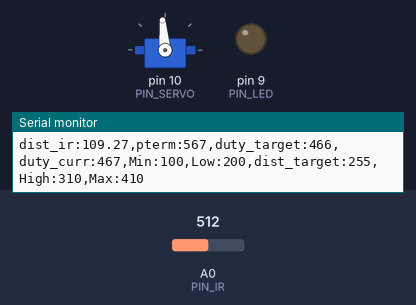
This sketch was run on a simulated Arduino Uno, built with avr-gcc and run on an emulated ATmega328P. On the bench: servo, output pins drawn as LEDs (lit = HIGH), the last lines printed to the serial monitor. Inputs (shaded band) come from the test bench; at power-on: A0 (PIN_IR) = 512.

Above: at 1.2 s.
1.3 s: A0 (PIN_IR) set to 245
At 1.45 s:
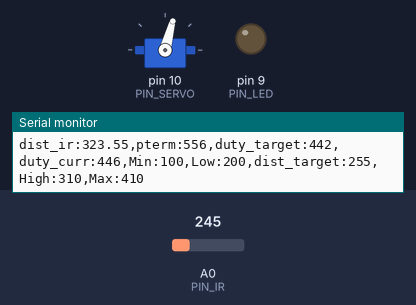
4.3 s: A0 (PIN_IR) set to 122
At 4.45 s:
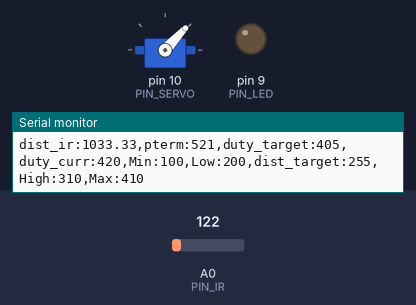
7.3 s: A0 (PIN_IR) set to 0
At 8.05 s:
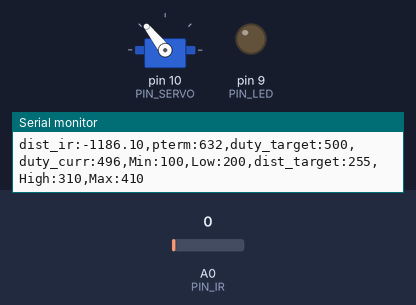
Timing chart, 0 to 16.3 s (numbered marks = the images above; inputs shaded):
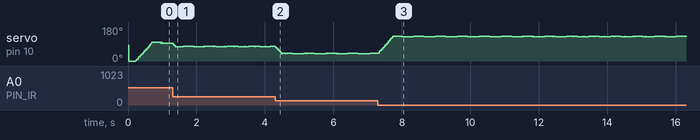

The sketch:

22P06.ino
```cpp
#include <Servo.h>

/////////////////////////////
// Configurable parameters //
/////////////////////////////

// Arduino pin assignment
#define PIN_LED 9
#define PIN_SERVO 10
#define PIN_IR A0

// Framework setting
#define _DIST_TARGET 255
#define _DIST_MIN 100
#define _DIST_MAX 410

// Servo range
#define _DUTY_MIN 950
#define _DUTY_NEU 1400
#define _DUTY_MAX 1900

// Servo speed control
#define _SERVO_ANGLE 30
#define _SERVO_SPEED 400

// Event periods
#define _INTERVAL_DIST 20
#define _INTERVAL_SERVO 20
#define _INTERVAL_SERIAL 100

// PID parameters
#define _KP 1.1

//////////////////////
// global variables //
//////////////////////

// Servo instance
Servo myservo;

// Distance sensor
float dist_target;
float dist_raw, dist_ema;

// Event periods
unsigned long last_sampling_time_dist, last_sampling_time_servo,
last_sampling_time_serial;

bool event_dist, event_servo, event_serial;

// Servo speed control
int duty_chg_per_interval;
int duty_target;
int duty_curr;

// PID variables
float error_curr, error_prev, control, pterm, dterm, iterm;


void setup() {
// initialize GPIO pins for LED and attach servo
  pinMode(PIN_LED, OUTPUT);
  myservo.attach(PIN_SERVO);

// initialize global variables
duty_target, duty_curr = _DIST_MIN;
last_sampling_time_dist, last_sampling_time_servo, last_sampling_time_serial = 0;
dist_raw, dist_ema = _DIST_MIN;
pterm = iterm = dterm = 0;

// move servo to neutral position
  myservo.writeMicroseconds(_DUTY_NEU);

// initialize serial port
  Serial.begin(57600);

// convert angle speed into duty change per interval.
  duty_chg_per_interval = (_DUTY_MAX - _DUTY_MIN) * (_SERVO_SPEED / 180.0f) * (_INTERVAL_SERVO / 1000.0f);
}


void loop() {
    /////////////////////
    // Event generator //
    /////////////////////
    unsigned long time_curr = millis();
    if(time_curr >= last_sampling_time_dist + _INTERVAL_DIST) {
        last_sampling_time_dist += _INTERVAL_DIST;
        event_dist = true;
    }
    if(time_curr >= last_sampling_time_servo + _INTERVAL_SERVO) {
        last_sampling_time_servo += _INTERVAL_SERVO;
        event_servo = true;
    }
    if(time_curr >= last_sampling_time_serial + _INTERVAL_SERIAL) {
        last_sampling_time_serial += _INTERVAL_SERIAL;
        event_serial = true;
    }

    ////////////////////
    // Event handlers //
    ////////////////////

    if(event_dist) {
        event_dist = false;
        // get a distance reading from the distance sensor
        dist_raw = ir_distance_filtered();

        // PID control logic
        error_curr = _DIST_TARGET - dist_raw;
        pterm = error_curr;
        control = _KP * pterm;


        duty_target = _DUTY_NEU + (control);

  // keep duty_target value within the range of [_DUTY_MIN, _DUTY_MAX]
        if(duty_target < _DUTY_MIN)
        {
            duty_target = _DUTY_MIN;
        }
        if(duty_target > _DUTY_MAX)
        {
            duty_target = _DUTY_MAX;
        }


    if(event_servo) {
        event_servo = false;
        // adjust duty_curr toward duty_target by duty_chg_per_interval
         if(duty_target > duty_curr) {
           duty_curr += duty_chg_per_interval;
           //if(duty_curr > duty_target) duty_curr = duty_target;
         }
         else if(duty_target == duty_curr){
          duty_curr = duty_target;
         }
         else {
           duty_curr -= duty_chg_per_interval;
           //if(duty_curr < duty_target) duty_curr = duty_target;
         }
        // update servo position
        myservo.writeMicroseconds((int)duty_curr);
      }


    }

    if(event_serial) {
        event_serial = false;
    Serial.print("dist_ir:");
    Serial.print(dist_raw);
    Serial.print(",pterm:");
    Serial.print(map(pterm,-1000,1000,510,610));
    Serial.print(",duty_target:");
    Serial.print(map(duty_target,1000,2000,410,510));
    Serial.print(",duty_curr:");
    Serial.print(map(duty_curr,1000,2000,410,510));
    Serial.println(",Min:100,Low:200,dist_target:255,High:310,Max:410");


    }
}

float ir_distance(void){ // return value unit: mm
    float val;
    float volt = float(analogRead(PIN_IR))  - 50;
    val = ((6762.0/(volt - 9.0)) - 4.0) * 10.0;
    return val;
}

float ir_distance_filtered(void){ // return value unit: mm
  return ir_distance(); // for now, just use ir_distance() without noise filter.
}
```
